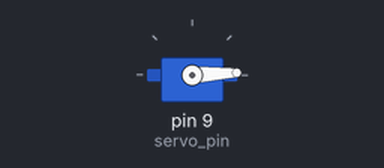
Simulated run of this sketch. Board: Arduino Uno, built with avr-gcc and run on an emulated ATmega328P. On the bench: servo.

Above: at 0.05 s.
At 1.3 s:
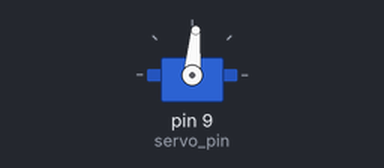
At 2.6 s:
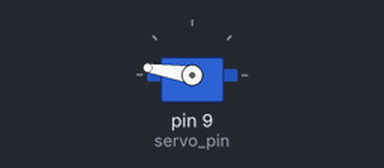
At 5.2 s:
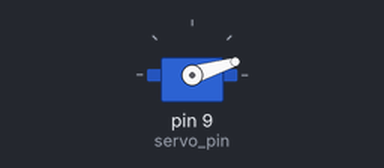
Timing chart, 0 to 7.1 s (numbered marks = the images above):
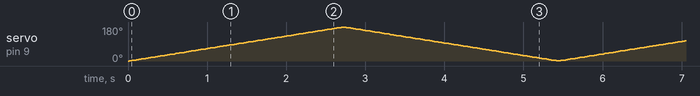

The sketch:

3_2.ino
```cpp
#include <Servo.h> // 导入库文件

#define  servo_pin  9  // 舵机接D9
Servo myservo;    // 定义一个舵机类实例

void setup() {
  myservo.attach(servo_pin);    // 舵机引脚连接到D9
}

void loop() {
  for (uint8_t angle = 0; angle < 180; angle++) // 从0到180度
  {
    myservo.write(angle); // 转动到angle角度
    delay(15);  // 等待一会,以免转得太快
  }
  for (uint8_t angle = 180; angle > 0; angle--) // 从180到0度
  {
    myservo.write(angle); // 转动到angle角度
    delay(15);
  }
}
```
